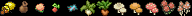

This is a level from a 2D game, rendered from its Tiled map with the project's own tilesets. A one-line summary and the complete map file follow:
An orthogonal 12x1 tile map with 16x16 px tiles, 1 tile layer (inventory_items), 2 tilesets.

<map version="1.10" tiledversion="1.11.0" orientation="orthogonal" renderorder="right-down" width="12" height="1" tilewidth="16" tileheight="16" infinite="0" nextlayerid="2" nextobjectid="1">
 <editorsettings>
  <export target="data/inventory_items.json" format="json" />
 </editorsettings>
 <tileset firstgid="1" source="tileset.tsx" />
 <tileset firstgid="10001" source="inventory_items.tsx" />
 <layer id="1" name="inventory_items" width="12" height="1">
  <data encoding="csv">
10001,10002,10003,10004,10005,10006,10007,10008,10009,10010,10011,10012
</data>
 </layer>
</map>
